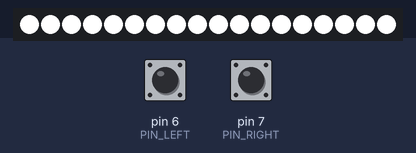
The sketch below on a simulated Arduino Nano, built with avr-gcc and run on an emulated ATmega328P. Shown: 18 RGB LEDs in strip order, left to right. The inputs (shaded band) are chosen by the test bench; at power-on: pin 6 (PIN_LEFT) HIGH, pin 7 (PIN_RIGHT) HIGH. Dim RGB values are drawn brighter than linear.

Above: at 1.2 s.
1.3 s: pin 6 (PIN_LEFT) pulled LOW for 0.15 s
2.0 s: pin 7 (PIN_RIGHT) pulled LOW for 1 s
At 3.16 s:
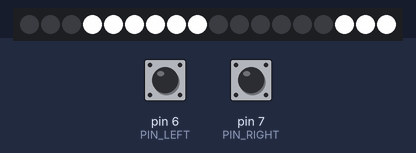
3.6 s: pin 6 (PIN_LEFT) pulled LOW for 1 s
At 3.76 s:
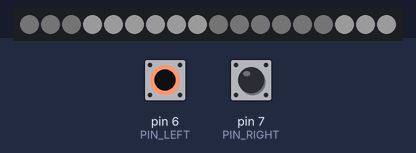
5.2 s: pin 7 (PIN_RIGHT) pulled LOW for 0.15 s
At 6.0 s:
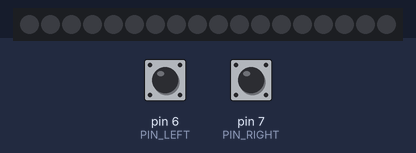
Timing chart, 0 to 8.0 s (numbered marks = the images above; inputs shaded):
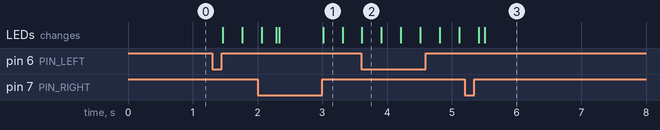

Measured:
- after the input at 3.6 s, the LEDs: change at once (image 2)

The sketch:

cabinet_lights.ino
```cpp
#include <Bounce2.h>
#include <FastLED.h>

const char PIN_DATA = 2;
const char PIN_CLOCK = 3;
const char PIN_LEFT = 6;
const char PIN_RIGHT = 7;

const int NUM_LEDS = 18;
const int NUM_SHELVES = 3;
const int LED_SHELVES_LEFT[3][3] = {{0, 1, 2}, {9, 10, 11}, {12, 13, 14}};
const int LED_SHELVES_RIGHT[3][3] = {{3, 4, 5}, {6, 7, 8}, {15, 16, 17}};

Bounce left = Bounce();
Bounce right = Bounce();
CRGB leds[NUM_LEDS];

unsigned char left_value = 255;
unsigned char right_value = 255;
char left_delta = 0;
char right_delta = 0;

void check_buttons() {
  left.update();
  right.update();
  if (left.fell()) {
    left_delta = 1;
  } else if (left.rose()) {
    left_delta = -1;
  }
  if (right.fell()) {
    right_delta = 1;
  } else if (right.rose()) {
    right_delta = -1;
  }
}

void run_deltas() {
  left_value = constrain(left_value + left_delta, 0, 255);
  right_value = constrain(right_value + right_delta, 0, 255);
  for (int shelf = 0; shelf < NUM_SHELVES; shelf++) {
    for (int i = 0; i < NUM_LEDS / NUM_SHELVES / 2; i++) {
      char led_num_left = LED_SHELVES_LEFT[shelf][i];
      leds[led_num_left] = CHSV(0, 0, left_value);
      char led_num_right = LED_SHELVES_RIGHT[shelf][i];
      leds[led_num_right] = CHSV(0, 0, right_value);
    }
  }
}

void setup() {
  pinMode(PIN_LEFT, INPUT_PULLUP);
  pinMode(PIN_RIGHT, INPUT_PULLUP);
  left.attach(PIN_LEFT);
  right.attach(PIN_RIGHT);

  FastLED.addLeds<WS2801, PIN_DATA, PIN_CLOCK>(leds, NUM_LEDS);
}

void loop() {
  check_buttons();
  run_deltas();
  FastLED.show();
  delay(3);
}
```
